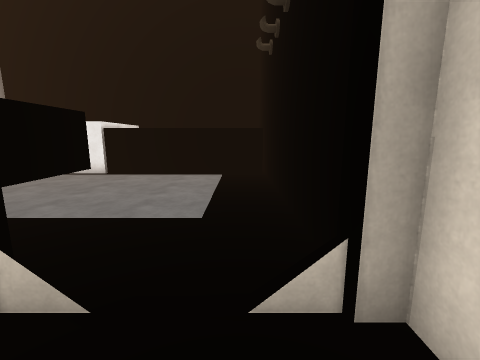
[1] (above)

17 first-person views from a walk through a scene from a Unity 3-D project. The camera is 1.4 m above the floor, tilts 10° down and sees 90° across. Doors are open. The floor is counted in squares, 1 m on a side. Each view is taken from the middle of a square. On the plan, view 1 faces up. The plan holds only what a view shows up to about 13 squares ahead; the rest is blank. The place goes on beyond the plan. The player is left out.

[2]
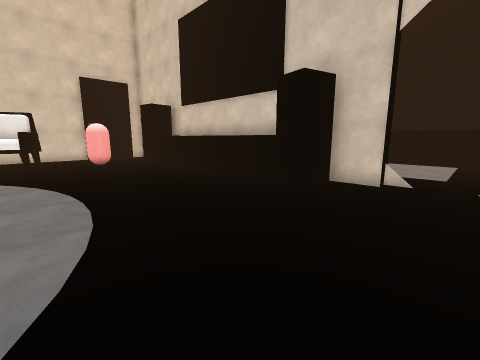

[3]
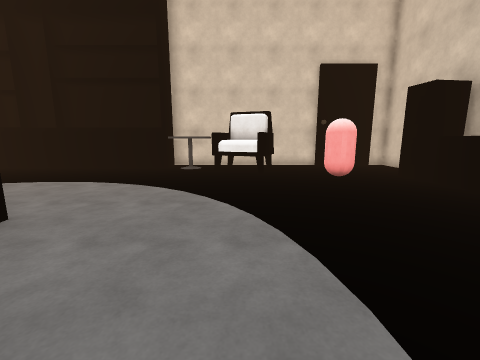

[4]
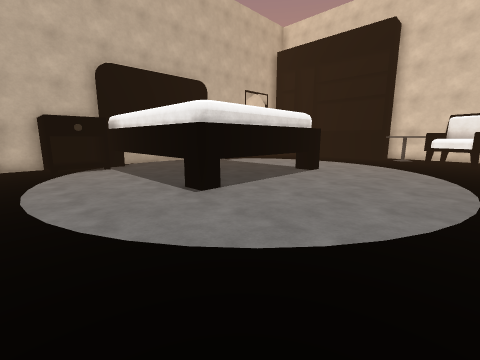

[5]
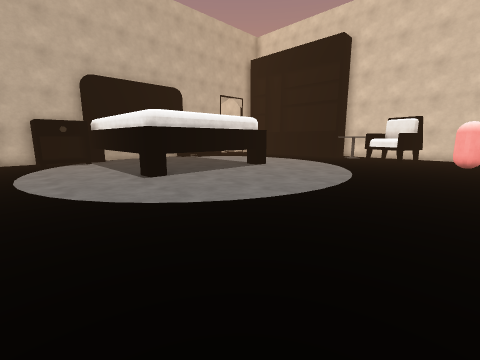

[6]
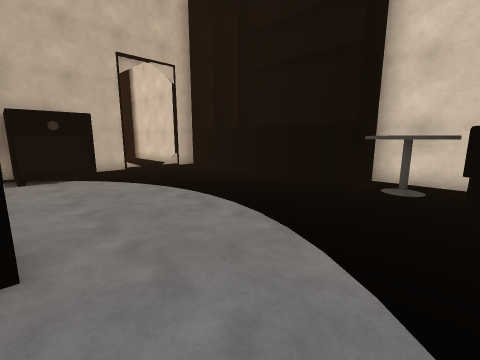

[7]
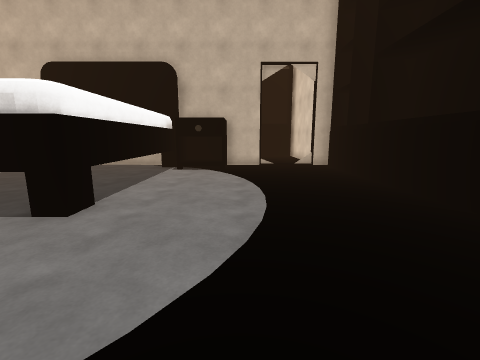

[8]
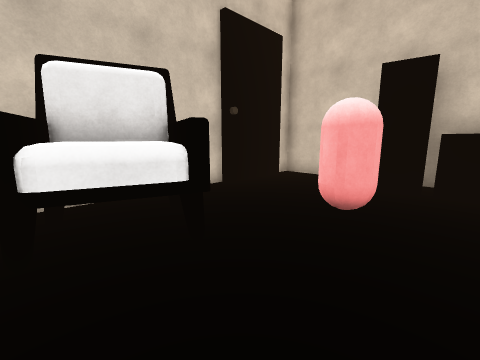

[9]
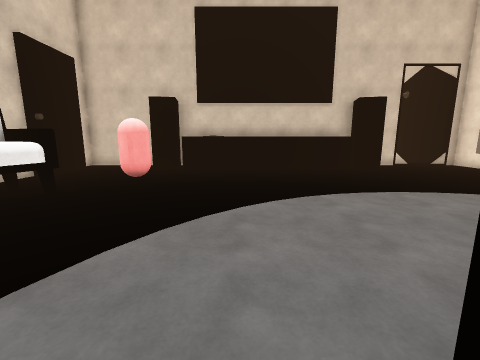

[10]
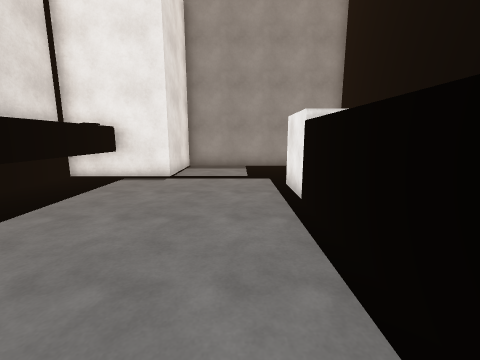

[11]
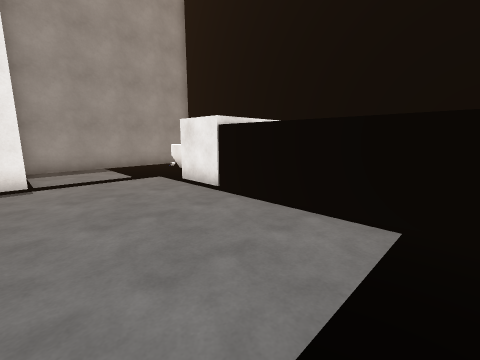

[12]
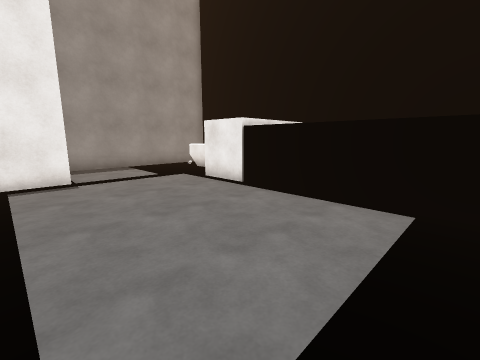

[13]
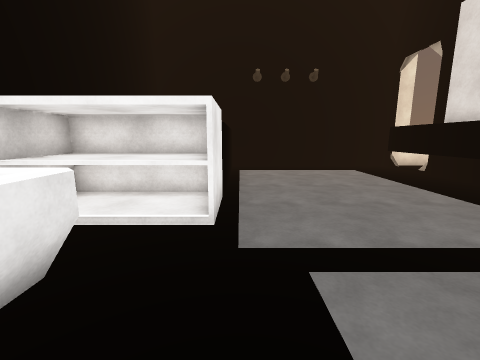

[14]
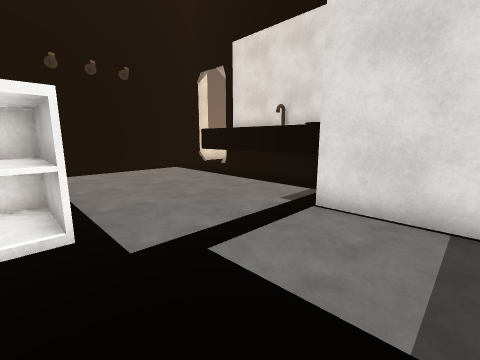

[15]
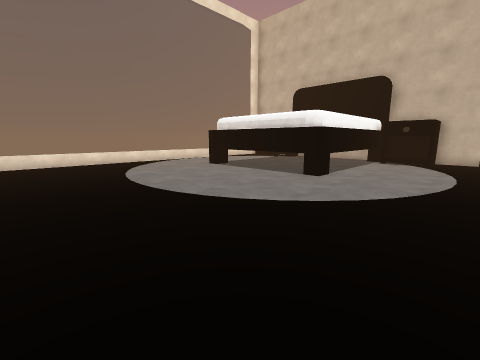

[16]
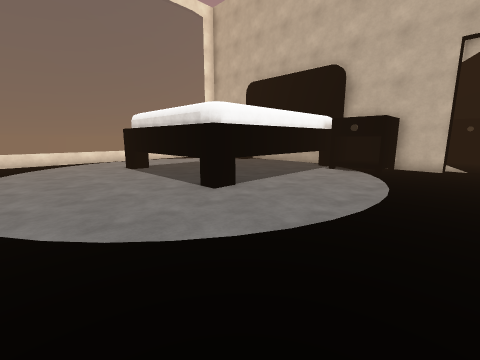

[17]
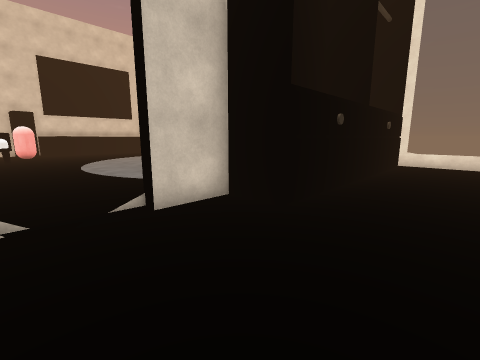

### Floor plan
Key: @ floor where view 1 was taken; # wall or solid block; . floor; D open door; ^ raised ledge; T thing the floor can be seen under or through; O other object.
Columns run from 18 left of view 1 to 2 right of it. Each row starts with its distance up from view 1.
 13            OO#
 12       # OO OO#
 11       #.OO OO#
 10       #....OO#######
  9       #............#
  8       #............#
  7       #............#
  6       #............#
  5       ####.........#
  4          #.........#
  3          ####^TT...#
  2 #################..##
  1 #... # ^^^^^ ^#.....#
  0 #...##^.....^^#...@.#
 -1 #.................. #
 -2 #...O...............#
 -3 #...................#
 -4 #...................#
 -5 #.OO................#
 -6 #OOO................#
 -7 #OOO................#
 -8 #^^.................#
 -9 #^^.................#
-10 ##.......#######....
-11  #.......##    #....
-12  #.......#     #....
-13  #.......#     #....
-14  #.......#     #....
-15  #.......#     #....
-16  #......O#     #.O..
-17  #.....####    ###..
-18  #.DD#####      ##..
-19  ##DDD ###      ####
-20     .    #########
-21     ..   ........#
-22     ..    .......#
-23    ...    .......#
-24     #

Positions as (right, up) in squares from view 1, and headings:
1: (0, 0), facing up
2: (0, -6), facing up-left
3: (-5, -6), facing left
4: (1, -5), facing down-left
5: (1, -2), facing down-left
6: (-9, -7), facing down-left
7: (-12, -6), facing down
8: (-12, -7), facing up-left
9: (-10, -11), facing up
10: (0, 8), facing left
11: (0, 5), facing up-left
12: (0, 4), facing up-left
13: (-11, 9), facing right
14: (-11, 10), facing down-right
15: (-13, -2), facing down-right
16: (-14, -6), facing down-right
17: (-15, -23), facing up-right
